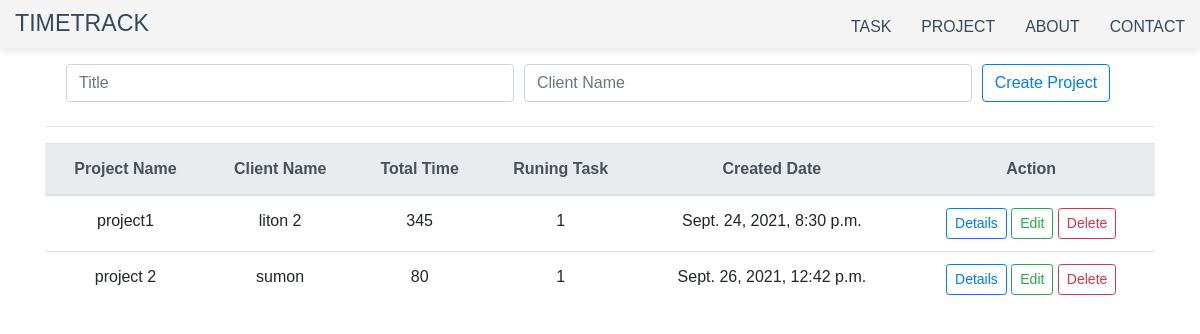
The app's page /project/ with its own data.
### project/models.py (models this page shows, shortened)
class Project(models.Model):
    title = models.CharField(max_length=255)
    client_name = models.CharField(max_length=250)
    deadline = models.DateField(null=True, blank=True)
    created_at = models.DateTimeField(auto_now_add=True)
    created_by = models.ForeignKey(
        User, related_name='project', on_delete=models.CASCADE)
    class Meta:
        ordering = ['created_at']
    def registered_time(self):
        minutes = 0
        entries = self.entries.all()
        for entry in entries:
            minutes = minutes + entry.minutes
        return minutes
    def num_of_task_runing(self):
        return self.task.filter(status=Task.RUNING).count()

class Entry(models.Model):
    project = models.ForeignKey(
        Project, related_name='entries', on_delete=models.CASCADE)
    task = models.ForeignKey(
        Task, related_name='entries', on_delete=models.CASCADE)
    minutes = models.IntegerField(default=0)
    is_tracked = models.BooleanField(default=False)
    created_by = models.ForeignKey(
        User, related_name='entries', on_delete=models.CASCADE)
    created_at = models.DateTimeField()
    class Meta:
        ordering = ['-created_at']

### project/views.py (the view, shortened to what this page needs)
# urls.py: path('project/', project_list_create, name='project_list'),
def project_list_create(request):
    project = Project.objects.all()  # this is for list all the project
    context = {'object_list': project}
    return render(request, 'project/project_list.html', context)

### project/templates/project/project_list.html (shortened to what this page needs)
{% extends 'project/home.html' %} {% block title %} Project {% endblock title %}
{% block content %}
<form method="POST">
  <div class="form-row mt-3 ml-3">
    <div class="col-5">
      <input
        type="text"
        name="title"
        class="form-control"
        placeholder="Title"
      />
    </div>
    <div class="col-5">
      <input
        type="text"
        name="client_name"
        class="form-control"
        placeholder="Client Name"
      />
    </div>
    <div class="col-2">
      <button type="submit" class="btn btn-outline-primary mb-2">
        Create Project
      </button>
    </div>
  </div>
</form>
<hr />
<table class="table text-center">
  <thead class="thead-light pl-4">
    <tr>
      <th scope="col">Project Name</th>
      <th scope="col">Client Name</th>
      <th scope="col">Total Time</th>
      <th scope="col">Runing Task</th>
      <th scope="col">Created Date</th>
      <th scope="col">Action</th>
    </tr>
  </thead>
  <tbody class="pl-4">
    {% for p_list in object_list %}
    <tr>
      <td>{{ p_list.title}}</td>
      <td>{{ p_list.client_name }}</td>
      <td>{{ p_list.registered_time }}</td>
      <td>{{ p_list.num_of_task_runing }}</td>
      <td>{{ p_list.created_at }}</td>
      <td>
        <a href="{% url 'project_detail' p_list.id %}"
          ><button class="btn btn-outline-primary btn-sm">Details</button></a
        >
        <a href="{% url 'project_edit' p_list.id %}"
          ><button class="btn btn-outline-success btn-sm">Edit</button></a
        >
        <a href="{% url 'project_delete' p_list.id %}"
          ><button class="btn btn-outline-danger btn-sm">Delete</button></a
        >
      </td>
    </tr>
    {% endfor %}
  </tbody>
</table>
{% endblock content %}

### static/css/project.css (style rules this page uses)
* { box-sizing: border-box; }
body { font-family: "Montserrat", sans-serif; line-height: 1.6; margin: 0; min-height: 100vh; }
h2, h3, a { color: #34495e; }
a { text-decoration: none; }

### records on screen
Project: title "project1", client_name "liton 2", registered_time "345", num_of_task_runing "1", created_at "Sept. 24, 2021, 8:30 p.m."
Project: title "project 2", client_name "sumon", registered_time "80", num_of_task_runing "1", created_at "Sept. 26, 2021, 12:42 p.m."
